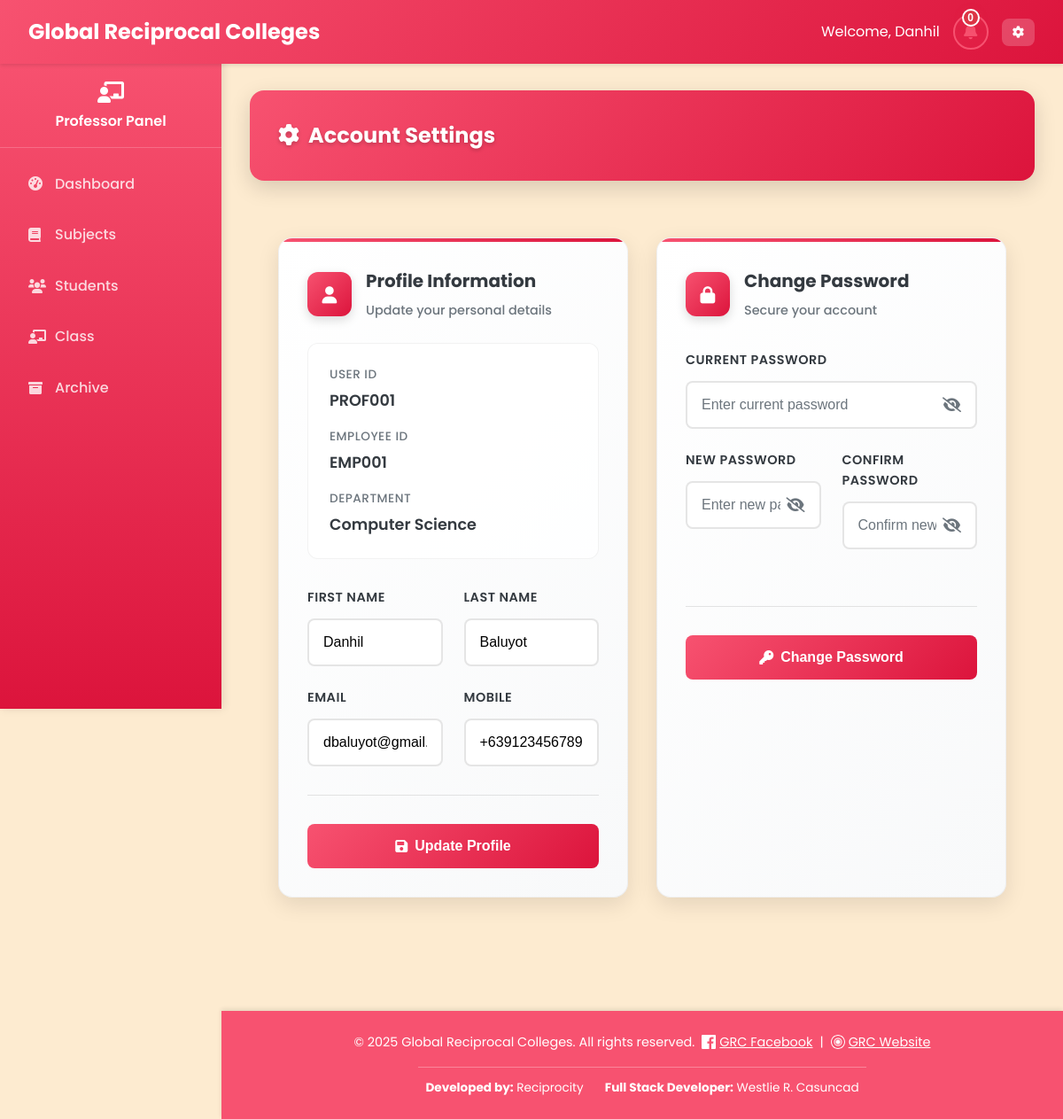
Before: /Student/settings.php (signed in) with the older database file.
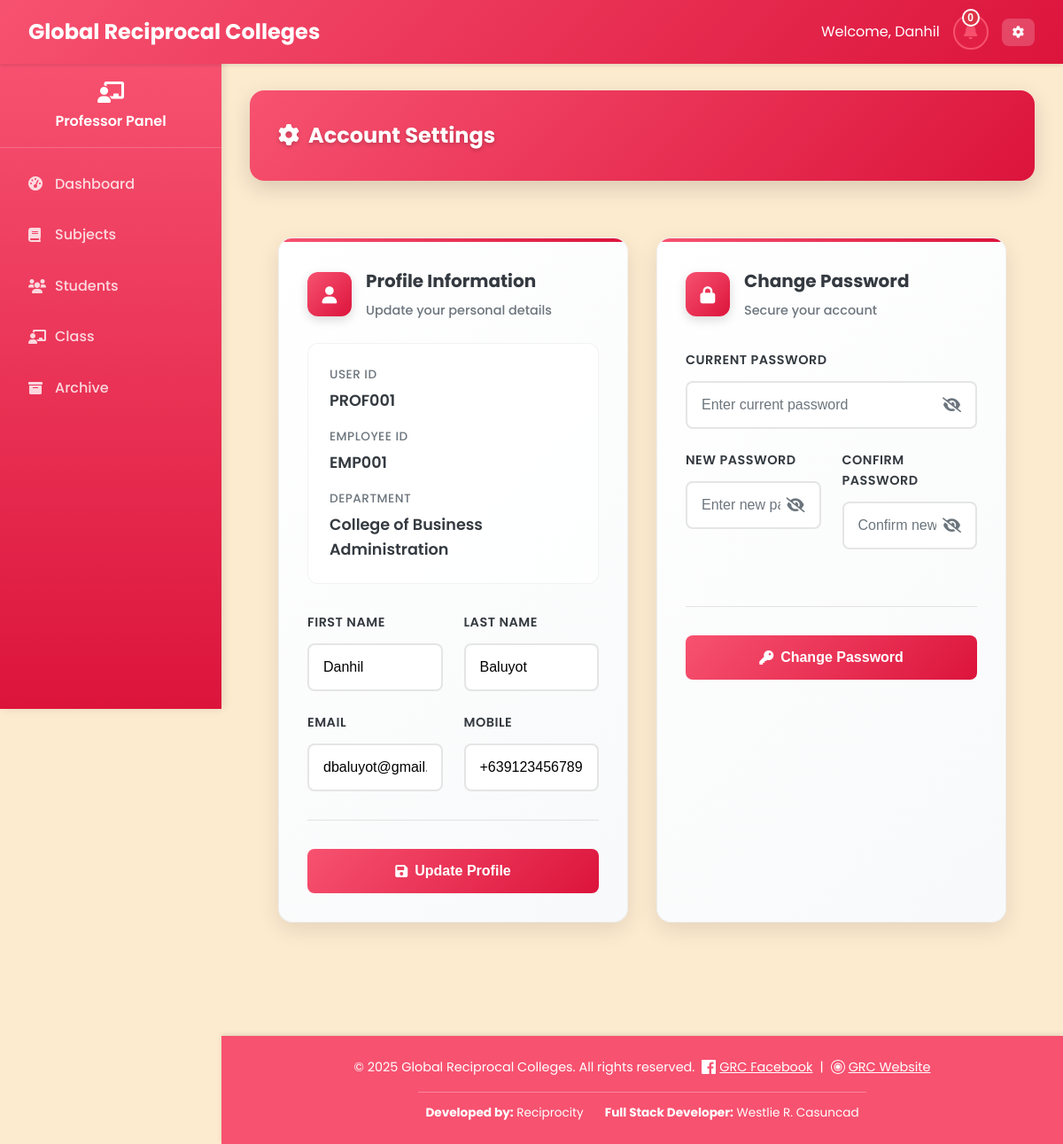
After: the same page with the newer database file.
### tables this page shows
CREATE TABLE `professors` (
  `professor_id` varchar(20) NOT NULL,
  `employee_id` varchar(20) NOT NULL,
  `first_name` varchar(50) NOT NULL,
  `last_name` varchar(50) NOT NULL,
  `email` varchar(100) NOT NULL,
  `password` varchar(255) NOT NULL,
  `department` varchar(100) NOT NULL,
  `mobile` varchar(15) NOT NULL,
  `created_at` datetime NOT NULL,
  `updated_at` datetime NOT NULL
);

### Student/settings.php (the view, shortened to what this page needs)
<?php
require_once '../php/db.php';
$user_id = $_SESSION['user_id'];
$role = $_SESSION['role'];
if ($role == 'professor') {
    $stmt = $pdo->prepare("SELECT * FROM professors WHERE professor_id = ?");
    $stmt->execute([$user_id]);
    $user = $stmt->fetch(PDO::FETCH_ASSOC);
} elseif ($role == 'student') {
    $stmt = $pdo->prepare("SELECT * FROM students WHERE student_id = ?");
    $stmt->execute([$user_id]);
    $user = $stmt->fetch(PDO::FETCH_ASSOC);
} elseif ($role == 'admin') {
    $stmt = $pdo->prepare("SELECT * FROM administrators WHERE admin_id = ?");
    $stmt->execute([$user_id]);
    $user = $stmt->fetch(PDO::FETCH_ASSOC);
}
?>
<!DOCTYPE html>
<html lang="en">
<head>
    <link rel="stylesheet" href="../css/styles_fixed.css">
    <link rel="stylesheet" href="https://cdnjs.cloudflare.com/ajax/libs/font-awesome/6.0.0/css/all.min.css">
</head>
<body class="<?php echo $role; ?>">
    <?php
    if ($role == 'admin') {
        include '../includes/navbar_admin.php';
    } elseif ($role == 'professor') {
        include '../includes/navbar_professor.php';
    } elseif ($role == 'student') {
        include '../includes/navbar_student.php';
    }
    ?>
    <?php if ($role == 'professor'): ?>
        <?php include '../includes/sidebar_professor.php'; ?>
    <?php endif; ?>
    <main class="main-content">
        <div class="table-header-enhanced">
            <h2 class="table-title-enhanced"><i class="fas fa-cog" style="margin-right: 10px;"></i>Account Settings</h2>
        </div>
        <div class="dashboard-container">
            <div class="settings-grid">
                <div class="stat-card-enhanced">
                    <div class="stat-header-enhanced">
                        <div class="stat-icon-enhanced">
                            <i class="fas fa-user"></i>
                        </div>
                        <div class="stat-info-enhanced">
                            <h3 class="stat-title-enhanced">Profile Information</h3>
                            <span class="stat-subtitle-enhanced">Update your personal details</span>
                        </div>
                    </div>
                    <div class="current-info-enhanced">
                        <div class="info-grid">
                            <div class="info-item-enhanced">
                                <span class="info-label-enhanced">User ID</span>
                                <span class="info-value-enhanced"><?php echo $user_id; ?></span>
                            </div>
                            <?php if ($role == 'professor' && isset($user['employee_id'])): ?>
                                <div class="info-item-enhanced">
                                    <span class="info-label-enhanced">Employee ID</span>
                                    <span class="info-value-enhanced"><?php echo $user['employee_id']; ?></span>
                                </div>
                            <?php endif; ?>
                            <?php if ($role == 'professor' && isset($user['department'])): ?>
                                <div class="info-item-enhanced">
                                    <span class="info-label-enhanced">Department</span>
                                    <span class="info-value-enhanced"><?php echo $user['department']; ?></span>
                                </div>
                            <?php endif; ?>
                        </div>
                    </div>
                    <form action="" method="POST" class="form-section-enhanced">
                        <div class="form-grid">
                            <div class="form-group-enhanced">
                                <label class="form-label-enhanced">First Name</label>
                                <input type="text" name="first_name" class="form-input-enhanced" value="<?php echo htmlspecialchars($user['first_name']); ?>" required placeholder="Enter your first name">
                            </div>
                            <div class="form-group-enhanced">
                                <label class="form-label-enhanced">Last Name</label>
                                <input type="text" name="last_name" class="form-input-enhanced" value="<?php echo htmlspecialchars($user['last_name']); ?>" required placeholder="Enter your last name">
                            </div>
                            <div class="form-group-enhanced">
                                <label class="form-label-enhanced">Email</label>
                                <input type="email" name="email" class="form-input-enhanced" value="<?php echo htmlspecialchars($user['email']); ?>" required placeholder="Enter your email">
                            </div>
                            <div class="form-group-enhanced">
                                <label class="form-label-enhanced">Mobile</label>
                                <input type="text" name="mobile" class="form-input-enhanced" value="<?php echo htmlspecialchars($user['mobile'] ?? '+639000000000'); ?>" required placeholder="Enter your mobile number">
                            </div>
                        </div>
                        <div class="stat-actions-enhanced">
                            <button type="submit" class="stat-primary-btn">
                                <i class="fas fa-save"></i> Update Profile
                            </button>
                        </div>
                    </form>
                </div>
                <div class="stat-card-enhanced">
                    <div class="stat-header-enhanced">
                        <div class="stat-icon-enhanced">
                            <i class="fas fa-lock"></i>
                        </div>
                        <div class="stat-info-enhanced">
                            <h3 class="stat-title-enhanced">Change Password</h3>
                            <span class="stat-subtitle-enhanced">Secure your account</span>
                        </div>
                    </div>
                    <form action="" method="POST" class="form-section-enhanced">
                        <div class="password-form-grid">
                            <div class="form-group-enhanced">
                                <label class="form-label-enhanced">Current Password</label>
                                <input type="password" name="current_password" class="form-input-enhanced" required placeholder="Enter current password">
                            </div>
                            <div class="form-grid">
                                <div class="form-group-enhanced">
                                    <label class="form-label-enhanced">New Password</label>
                                    <input type="password" name="new_password" class="form-input-enhanced" required placeholder="Enter new password">
                                </div>
                                <div class="form-group-enhanced">
                                    <label class="form-label-enhanced">Confirm Password</label>
                                    <input type="password" name="confirm_password" class="form-input-enhanced" required placeholder="Confirm new password">
                                </div>
                            </div>
                        </div>
                        <div class="stat-actions-enhanced">
                            <button type="submit" class="stat-primary-btn">
                                <i class="fas fa-key"></i> Change Password
                            </button>
                        </div>
                    </form>
                </div>
            </div>
        </div>
    </main>
<?php include '../includes/footbar.php'; ?>
</body>
</html>

### includes/navbar_professor.php (shortened to what this page needs)
<nav class="navbar">
    <div class="navbar-brand">
        <span class="navbar-title">Global Reciprocal Colleges</span>
    </div>
    <div class="navbar-user">
    <?php
    $prof_name = '';
    if (isset($professor) && is_array($professor) && isset($professor['first_name'])) {
        $prof_name = $professor['first_name'] . ' ' . $professor['last_name'];
    } else {
        $prof_name = ($_SESSION['first_name'] ?? '') . ' ' . ($_SESSION['last_name'] ?? '');
    }
    ?>
    <span class="welcome-text">Welcome, <span class="full-name"><?php echo htmlspecialchars($prof_name); ?></span></span>
        <button type="button" class="notification-btn" onclick="openNotificationModal()" title="Notifications" style="position: relative;">
            <i class="fas fa-bell" aria-hidden="true"></i>
            <span class="notification-badge" id="profEnrollBadge" style="display:none;position:absolute;top:-8px;right:-8px;background:rgb(220, 53, 69);color:white;border-radius:50%;width:20px;height:20px;display:flex;align-items:center;justify-content:center;font-size:0.75rem;font-weight:700;box-shadow:rgba(220, 53, 69, 0.35) 0px 2px 8px;border:2px solid white;line-height:1;">0</span>
        </button>
        <div class="user-dropdown">
            <button type="button" class="dropdown-toggle" aria-haspopup="true" aria-expanded="false">
                <i class="fas fa-cog" aria-hidden="true"></i>
            </button>
        </div>
    </div>
</nav>

### includes/sidebar_professor.php (shortened to what this page needs)
<div class="professor-sidebar">
    <div class="sidebar-header">
        <i class="fas fa-chalkboard-teacher"></i>
        <span>Professor Panel</span>
    </div>
    <nav class="sidebar-nav">
        <?php $current_page = basename($_SERVER['PHP_SELF']); ?>
        <a href="professor_dashboard.php" class="nav-item <?php echo ($current_page == 'professor_dashboard.php') ? 'active' : ''; ?>">
            <i class="fas fa-tachometer-alt"></i>
            <span>Dashboard</span>
        </a>
        <a href="manage_subjects.php" class="nav-item <?php echo ($current_page == 'manage_subjects.php') ? 'active' : ''; ?>">
            <i class="fas fa-book"></i>
            <span>Subjects</span>
        </a>
        <a href="manage_students.php" class="nav-item <?php echo ($current_page == 'manage_students.php') ? 'active' : ''; ?>">
            <i class="fas fa-users"></i>
            <span>Students</span>
        </a>
        <a href="professor_manage_schedule.php" class="nav-item <?php echo ($current_page == 'professor_manage_schedule.php') ? 'active' : ''; ?>">
            <i class="fas fa-chalkboard-teacher"></i>
            <span>Class</span>
        </a>
        <a href="archive.php" class="nav-item <?php echo ($current_page == 'archive.php') ? 'active' : ''; ?>">
            <i class="fas fa-archive"></i>
            <span>Archive</span>
        </a>
    </nav>
</div>

### includes/footbar.php (shortened to what this page needs)
<footer class="footbar">
    <div class="footbar-content">
        <div class="footbar-section">
            <span>
                © <?php echo date("Y"); ?> Global Reciprocal Colleges. All rights reserved.
            </span>
            <span class="footbar-links">
                <a href="https://web.facebook.com/OfficialGRC" target="_blank" rel="noopener noreferrer" aria-label="GRC Facebook">
                    GRC Facebook
                </a> |
                <a href="https://grc.edu.ph/" target="_blank" rel="noopener noreferrer" aria-label="GRC Website">
                    GRC Website
                </a>
            </span>
        </div>
        <div class="footbar-section footbar-credits">
            <span><strong>Developed by:</strong> Reciprocity</span>
            <span><strong>Full Stack Developer:</strong> Westlie R. Casuncad</span>
        </div>
    </div>
</footer>

### css/styles_fixed.css (style rules this page uses)
:root { --primary: #F75270; --primary-dark: #DC143C; --primary-light: #F7CAC9; --secondary: #F75270; --accent: #F7CAC9; --light: #FDEBD0; --dark: #343a40; --gray: #6c757d; --light-gray: #F7CAC9; --success: #F7CAC9; --warning: #FDEBD0; --danger: #DC143C; --info: #F75270; }
* { margin: 0; padding: 0; box-sizing: border-box; }
body { font-family: 'Poppins', sans-serif; background-color: var(--light); color: var(--dark); line-height: 1.6; }
.navbar { background: linear-gradient(135deg, var(--primary) 0%, var(--primary-dark) 100%); color: white; padding: 1rem 2rem; display: flex; justify-content: space-between; align-items: center; box-shadow: 0 2px 10px rgba(0, 0, 0, 0.1); position: sticky; top: 0; z-index: 1000; }
.main-content { margin-top: 70px; padding: 2rem; min-height: calc(100vh - 70px); background: var(--light); transition: margin-left 0.3s ease; }
.navbar-brand { font-size: 1.5rem; font-weight: 700; display: flex; align-items: center; gap: 10px; }
.navbar-title { display: block; }
.navbar-user { display: flex; align-items: center; gap: 15px; }
.notification-btn { background: rgba(255, 255, 255, 0.2); border: none; color: white; padding: 8px 12px; border-radius: 8px; cursor: pointer; transition: background-color 0.3s ease; position: relative; font-size: 1.1rem; }
.notification-btn .fa-bell { font-size: 1.1rem; }
.notification-badge { position: absolute; top: -5px; right: -5px; background: #dc3545; color: white; border-radius: 50%; width: 18px; height: 18px; font-size: 0.7rem; font-weight: bold; display: flex; align-items: center; justify-content: center; border: 2px solid white; }
.user-dropdown { position: relative; }
.dropdown-toggle { background: rgba(255, 255, 255, 0.2); border: none; color: white; padding: 8px 12px; border-radius: 8px; cursor: pointer; transition: background-color 0.3s ease; }
.main-content { margin-left: 250px; margin-top: 70px; padding: 2rem; min-height: calc(100vh - 70px); background: var(--light); transition: margin-left 0.3s ease, padding 0.3s ease; }
.dashboard-container { max-width: 1200px; margin: 0 auto; padding: 2rem; }
.stat-card-enhanced { background: linear-gradient(135deg, #ffffff 0%, #f8f9fa 100%); border-radius: 16px; padding: 2rem; box-shadow: 0 8px 25px rgba(0, 0, 0, 0.1); border: 1px solid rgba(0, 0, 0, 0.05); transition: all 0.3s ease; position: relative; overflow: hidden; }
.stat-card-enhanced::before { content: ''; position: absolute; top: 0; left: 0; right: 0; height: 4px; background: linear-gradient(90deg, var(--primary) 0%, var(--primary-dark) 100%); }
.stat-header-enhanced { display: flex; align-items: center; gap: 1rem; margin-bottom: 1.5rem; }
.stat-icon-enhanced { width: 50px; height: 50px; background: linear-gradient(135deg, var(--primary) 0%, var(--primary-dark) 100%); border-radius: 12px; display: flex; align-items: center; justify-content: center; color: white; font-size: 1.2rem; box-shadow: 0 4px 12px rgba(0, 0, 0, 0.15); }
.stat-info-enhanced { flex: 1; }
.stat-title-enhanced { font-size: 1.25rem; font-weight: 700; color: var(--dark); margin: 0 0 0.25rem 0; }
.stat-subtitle-enhanced { font-size: 0.9rem; color: var(--gray); font-weight: 500; }
.stat-actions-enhanced { border-top: 1px solid rgba(0, 0, 0, 0.1); padding-top: 1.5rem; }
.stat-primary-btn { background: linear-gradient(135deg, var(--primary) 0%, var(--primary-dark) 100%); color: white; border: none; padding: 0.75rem 1.5rem; border-radius: 8px; cursor: pointer; font-size: 0.95rem; font-weight: 600; display: inline-flex; align-items: center; gap: 0.5rem; transition: transform 0.2s, box-shadow 0.2s; }
.table-header-enhanced { background: linear-gradient(135deg, var(--primary) 0%, var(--primary-dark) 100%); padding: 2rem; border-radius: 16px; margin-bottom: 2rem; box-shadow: 0 8px 25px rgba(0, 0, 0, 0.15); display: flex; justify-content: space-between; align-items: center; }
.table-title-enhanced { color: white; font-size: 1.5rem; font-weight: 700; margin: 0; text-shadow: 0 2px 4px rgba(0, 0, 0, 0.2); }

Changed rows visible on the page:
changed professors "EMP001": department "Computer Science" → "College of Business Administration"
